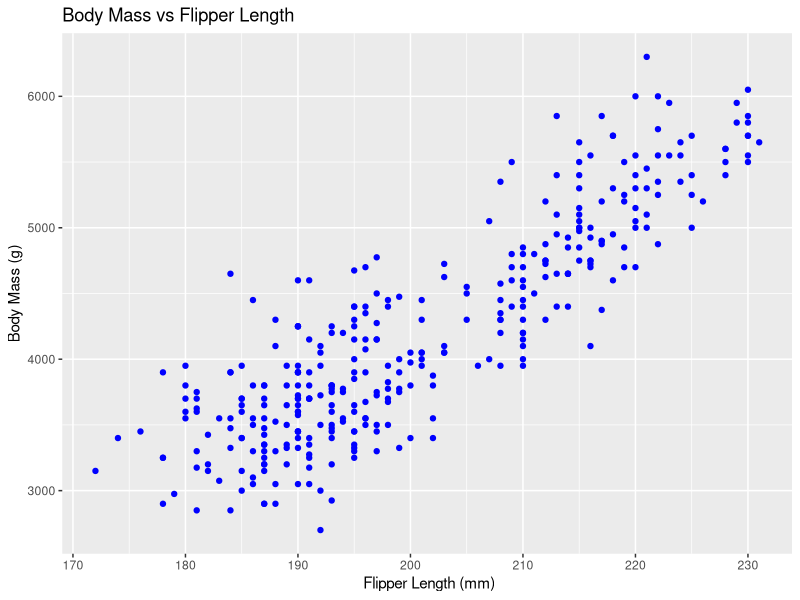

R code for this plot:
## ---- chunk 1
knitr::opts_chunk$set(echo = FALSE)
library(tidyverse)
library(palmerpenguins)
## ---- chunk 2
ggplot(data = penguins, aes(x = flipper_length_mm, y = body_mass_g)) +
  geom_point(color = "blue") +
  labs(title = "Body Mass vs Flipper Length", 
       x = " Flipper Length (mm)", 
       y = "Body Mass (g)")
